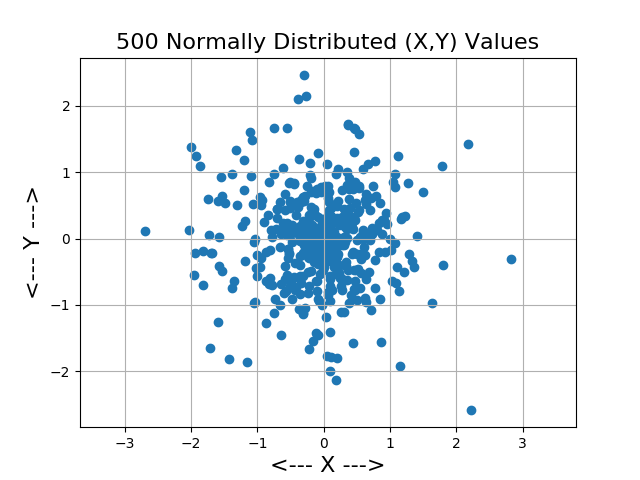

Write Python code to recreate this figure.
#! /usr/bin/env python3
#
def random_scatter ( ):

#*****************************************************************************80
#
## random_scatter draws a scatter plot of X Y data.
#
#  Licensing:
#
#    This code is distributed under the GNU LGPL license.
#
#  Modified:
#
#    25 May 2016
#
#  Author:
#
#    John Burkardt
#
  import matplotlib.pyplot as plt
  import numpy as np
  import platform

  print ( '' )
  print ( 'random_scatter:' )
  print ( '  Python version: %s' % ( platform.python_version ( ) ) )
  print ( '  Make a scatterplot of random XY data.' )

  n = 500
  r = np.random.normal ( 0.0, 1.0, n )
  t = np.pi * np.random.random ( n )
  x = r * np.cos ( t )
  y = r * np.sin ( t )
#
#  Plot the data.
#
  plt.scatter ( x, y )
  plt.grid ( True )
  plt.axis ( 'Equal' )
  plt.xlabel ( '<--- X --->', fontsize = 16 )
  plt.ylabel ( '<--- Y --->', fontsize = 16 )
  plt.title ( '500 Normally Distributed (X,Y) Values', fontsize = 16 )

  filename = 'random_scatter.png'
  plt.savefig ( filename )
  print ( '' )
  print ( '  Graphics saved as "%s"' % ( filename ) )
  plt.show ( block = False )
  plt.clf ( )
#
#  Terminate.
#
  print ( '' )
  print ( 'random_scatter' )
  print ( '  Normal end of execution.' )
  return

if ( __name__ == '__main__' ):
  from timestamp import timestamp
  timestamp ( )
  random_scatter ( )
  timestamp ( )
 
